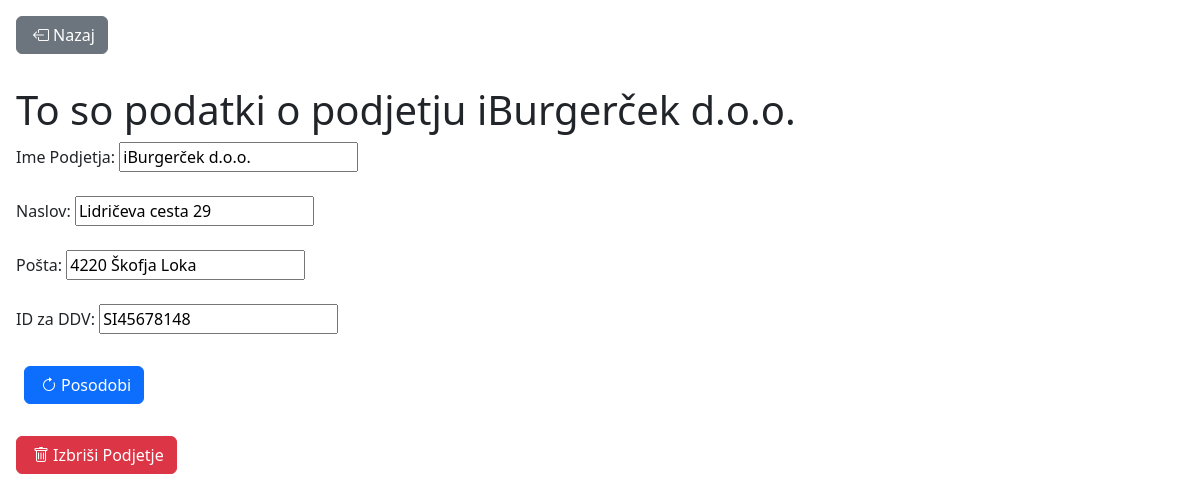
The app's page /racuni/podjetja/8 with its own data.
### racuni/models.py (models this page shows, shortened)
class Company(models.Model):
    title = models.CharField(max_length=200)
    address = models.CharField(max_length=200)
    post_office = models.CharField(max_length=200)
    ddv_id = models.CharField(max_length=200)

### racuni/views.py (the view, shortened to what this page needs)
# urls.py: path('podjetja/<int:pk>', views.CompanyDetailsView.as_view(), name='company-details'),
class CompanyDetailsView(FormMixin, generic.DetailView):
    model = Company
    template_name = 'racuni/company_details.html'
    form_class = CompanyDetailsForm
    def get_initial(self):
        obj = self.get_object()
        return {'title': obj.title, 'address': obj.address, 'post_office': obj.post_office, 'ddv_id': obj.ddv_id}

### racuni/forms.py
class CompanyDetailsForm(forms.Form):
    title = forms.CharField(label="Ime Podjetja", max_length=200)
    address = forms.CharField(label="Naslov", max_length=200)
    post_office = forms.CharField(label="Pošta", max_length=200)
    ddv_id = forms.CharField(label="ID za DDV", max_length=200)

### racuni/templates/racuni/company_details.html (shortened to what this page needs)
<!DOCTYPE html>
<html lang="en">
<head>
    <link rel="stylesheet" href="https://cdn.jsdelivr.net/npm/bootstrap@5.2.0-beta1/dist/css/bootstrap.min.css">
    <link rel="stylesheet" href="https://cdn.jsdelivr.net/npm/bootstrap-icons@1.9.1/font/bootstrap-icons.css">
</head>
<body>
    <a href="{% url 'companies' %}" class="btn btn-secondary m-3"><i class="bi bi-box-arrow-left m-1"></i>Nazaj</a>
    <div class="m-3">
    <h1>To so podatki o podjetju {{ company.title }}</h1>
    <form method="POST">
        {% for field in form %}
            {{ field.label_tag }}
             {{ field }}<br><br>
        {% endfor %}
    <button type="submit" class="btn btn-primary m-2"><i class="bi bi-arrow-clockwise m-1"></i>Posodobi</button>
    </form><br>
    <a href="{% url 'company-delete' company.pk %}" class="btn btn-danger"><i class="bi bi-trash m-1"></i>Izbriši Podjetje</a>
    </div>
</body>
</html>

### records on screen
Company: title "iBurgerček d.o.o.", form "iBurgerček d.o.o." "Lidričeva cesta 29" "4220 Škofja Loka" "SI45678148"

### other values on screen
{{ field.label_tag }} "Ime Podjetja:" "Naslov:" "Pošta:" "ID za DDV:"
